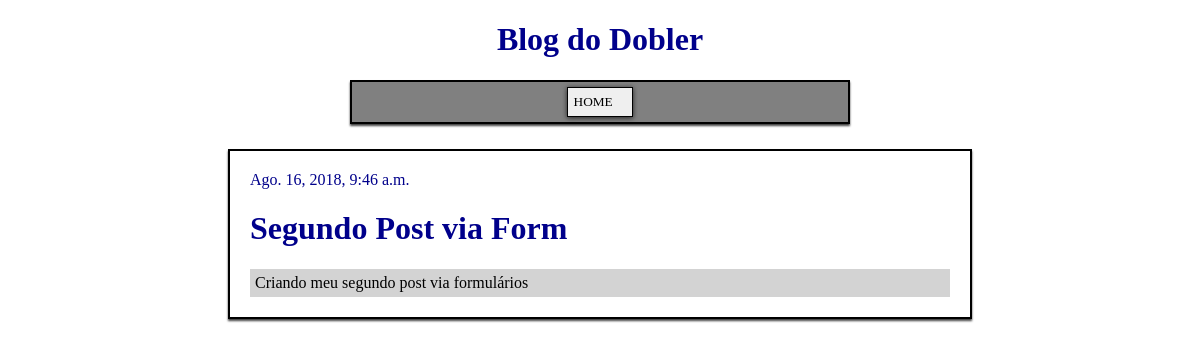
/post/5/, run on the app's committed database.
### app/models.py (models this page shows, shortened)
class Post(models.Model):
    author = models.ForeignKey('auth.User', on_delete=models.CASCADE)
    title = models.CharField(max_length=200)
    text = models.TextField()
    created_date = models.DateTimeField(default=timezone.now)
    published_date = models.DateTimeField(blank=True, null=True)

### app/views.py (the view)
# urls.py: path('post/<int:pk>/', views.post_detail, name='post_detail'),
def post_detail(request, pk):
    post = get_object_or_404(Post, pk = pk)
    return render(request, 'blog/post_detail.html', {'post':post})

### app/templates/blog/post_detail.html (shortened to what this page needs)
{% extends 'blog/base.html' %}
{% block content %}
    <div class="post">
        {% if post.published_date %}
            <div class="published">
                {{ post.published_date }}
            </div>
        {% endif %}
        <h1>{{ post.title }}</h1>
        <p class="blog-text">{{ post.text|linebreaksbr }}</p>
    </div>
{% endblock  %}

### app/static/css/blog.css (style rules this page uses)
h1 { color: darkblue; font-family: AlfaSlabOne; }
.published { margin-bottom: 0; color: darkblue; font-family: AlfaSlabOne; }
.blog-text { background-color: lightgrey; margin: 0; padding: 5px 5px; font-family: AlfaSlabOne; }

### data on the page
Post: published_date "Ago. 16, 2018, 9:46 a.m.", title "Segundo Post via Form", text "Criando meu segundo post via formulários"
